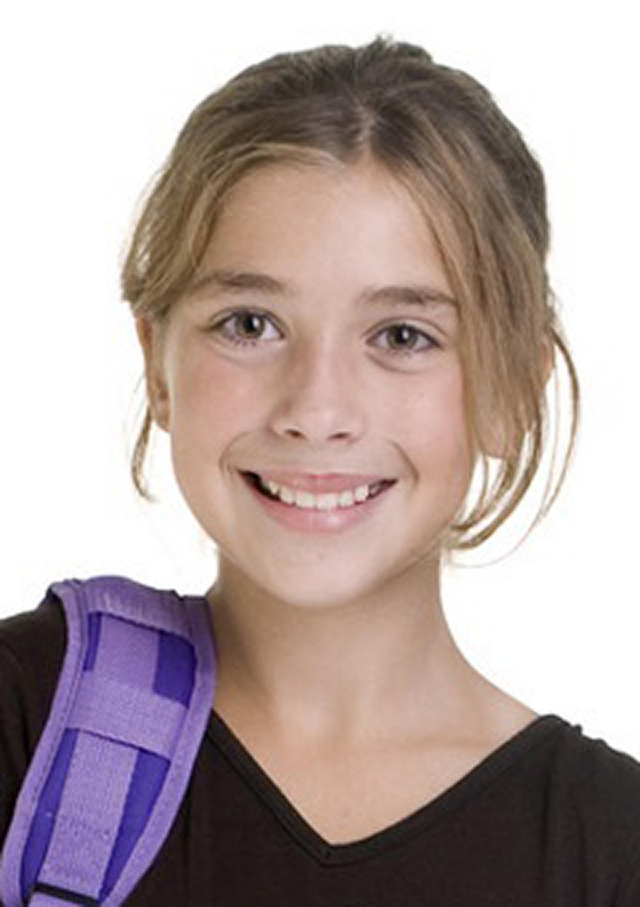
#> input picture Python_Lessons/4_3_ImageProcessing/433_SourceFiles/student.jpg, 1920 x 2720 px (shown at 1/3 size)
$ python earthEyes.py
#> lines starting #> are read from the running program, lines starting #| are printed output that depends on the picture
'''earthEyes demonstrates PIL.Image.paste()
'''

import PIL
import matplotlib.pyplot as plt
import os.path

# Open the files in the same directory as the Python script
directory = os.path.dirname(os.path.abspath(__file__))
student_file = os.path.join(directory, 'student.jpg')

# Open and show the student image in a new Figure window
student_img = PIL.Image.open(student_file)
#> student_img is the input picture: PIL image 1920x2720 RGB; mean R, G, B 178.1, 162.4, 160.9
fig, axes = plt.subplots(1, 2)
axes[0].imshow(student_img, interpolation='none')

# Display student in second axes and set window to the right eye
axes[1].imshow(student_img, interpolation='none')
axes[1].set_xticks(range(1050, 1410, 100))
axes[1].set_xlim(1050, 1400) #coordinates measured in plt, and tried in iPython
axes[1].set_ylim(1100, 850)
#fig.show()

# Open, resize, and display earth
earth_file = os.path.join(directory, 'earth.png')
earth_img = PIL.Image.open(earth_file)
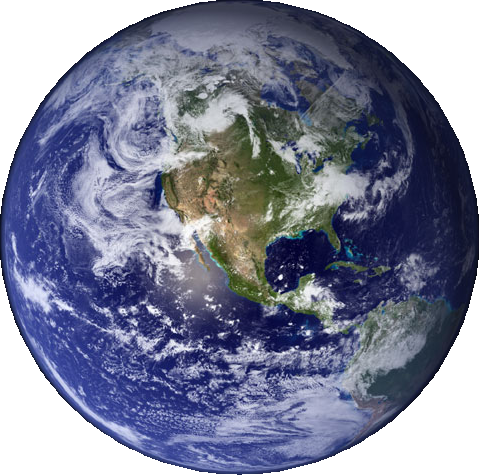
#> input picture Python_Lessons/4_3_ImageProcessing/433_SourceFiles/earth.png, 479 x 475 px
#> earth_img is the input picture: PIL image 479x475 RGBA; mean R, G, B, A 70.1, 74.4, 97.4, 200.8
earth_small = earth_img.resize((89, 87)) #eye width and height measured in plt
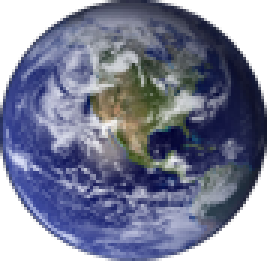
#> earth_small: PIL image 89x87 RGBA (shown 3 times larger); mean R, G, B, A 70.5, 74.9, 98.4, 200.8; transparent parts drawn white
earth_small2 = earth_img.resize((91, 90))
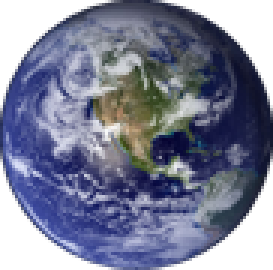
#> earth_small2: PIL image 91x90 RGBA (shown 3 times larger); mean R, G, B, A 70.5, 74.8, 98.4, 200.8; transparent parts drawn white
fig2, axes2 = plt.subplots(1, 2)
axes2[0].imshow(earth_img)
axes2[1].imshow(earth_small)
#fig2.show()

# Paste earth into left and right eye and display
# Uses alpha from mask
student_img.paste(earth_small, (1162, 966), mask=earth_small)
student_img.paste(earth_small2, (705, 930), mask=earth_small2)
# Display
fig3, axes3 = plt.subplots(1, 2)
axes3[0].imshow(student_img, interpolation='none')
axes3[1].imshow(student_img, interpolation='none')
axes3[1].set_xlim(500, 1500)
axes3[1].set_ylim(1130, 850)
# [5 lines of commented-out code are left out]

plt.show()
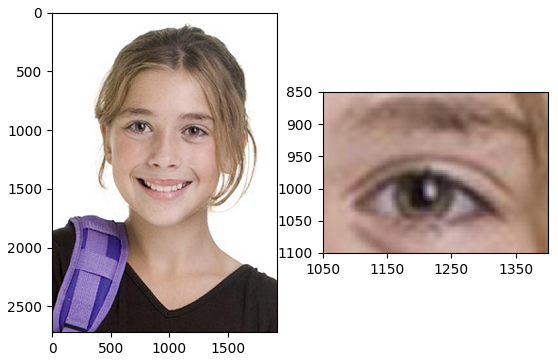
#> figure drawn by matplotlib, 2 panels
